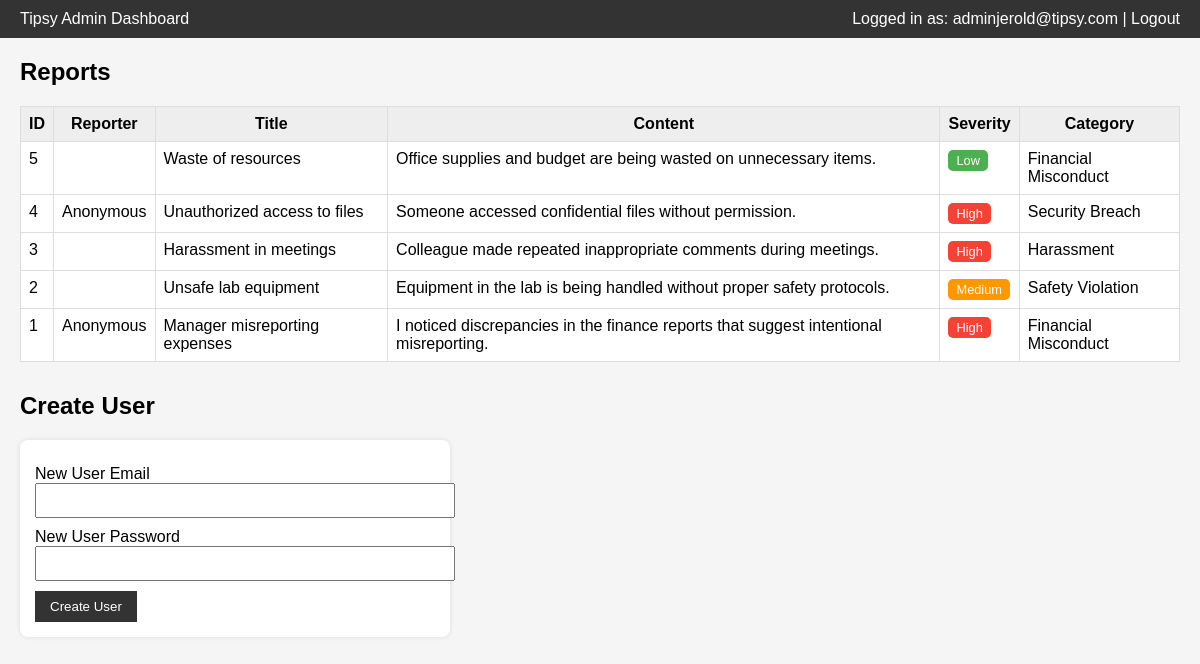
/Hackathon2/admin_dashboard.php (signed in), run on the app's committed database.
### tables this page shows
CREATE TABLE report (
    report_id INT AUTO_INCREMENT PRIMARY KEY,
    user_id INT,                       
    title VARCHAR(255) NOT NULL,
    content TEXT NOT NULL,
    severity VARCHAR(20),              
    category VARCHAR(50),              
    FOREIGN KEY (user_id) REFERENCES user(user_id) ON DELETE SET NULL
);

### Hackathon2/admin_dashboard.php (the view, shortened to what this page needs)
<?php
require 'db.php';
$sql = "
    SELECT r.report_id, r.title, r.content, r.severity, r.category,
           r.user_id, u.user_email
    FROM report r
    LEFT JOIN user u ON r.user_id = u.user_id
    ORDER BY r.report_id DESC
";
$result = $conn->query($sql);
?>
<!DOCTYPE html>
<html>
<head>
</head>
<body>
<div class="topbar">
    <div>Tipsy Admin Dashboard</div>
    <div>
        Logged in as: <?= htmlspecialchars($_SESSION['admin_email']) ?> |
        <a href="logout.php" class="logout">Logout</a>
    </div>
</div>
<div class="container">
    <h2>Reports</h2>
    <table>
        <tr>
            <th>ID</th>
            <th>Reporter</th>
            <th>Title</th>
            <th>Content</th>
            <th>Severity</th>
            <th>Category</th>
        </tr>
        <?php while ($row = $result->fetch_assoc()): ?>
            <?php
                $sev = strtolower($row['severity'] ?? '');
                $sev_class = $sev === 'high' ? 'high' : ($sev === 'medium' ? 'medium' : 'low');
            ?>
            <tr>
                <td><?= $row['report_id'] ?></td>
                <td><?= $row['user_id'] ? htmlspecialchars($row['user_email']) : 'Anonymous' ?></td>
                <td><?= htmlspecialchars($row['title']) ?></td>
                <td><?= nl2br(htmlspecialchars($row['content'])) ?></td>
                <td>
                    <?php if ($row['severity']): ?>
                        <span class="badge <?= $sev_class ?>"><?= htmlspecialchars($row['severity']) ?></span>
                    <?php else: ?>
                        <span>-</span>
                    <?php endif; ?>
                </td>
                <td><?= htmlspecialchars($row['category'] ?? '-') ?></td>
            </tr>
        <?php endwhile; ?>
    </table>
    <h2>Create User</h2>
    <div class="panel">
        <form method="post" action="admin_dashboard.php">
            <label>New User Email</label>
            <input type="email" name="new_email" required>
            <label>New User Password</label>
            <input type="password" name="new_password" required>
            <button type="submit" name="create_user">Create User</button>
        </form>
    </div>
</div>
</body>
</html>

### Hackathon2/admin_dashboard.php (style rules this page uses)
body { font-family: Arial, sans-serif; background: #f5f5f5; margin: 0; }
.topbar { background: #333; color: white; padding: 10px 20px; display: flex; justify-content: space-between; }
.container { padding: 20px; }
h2 { margin-top: 0; }
table { border-collapse: collapse; width: 100%; background: #fff; margin-bottom: 30px; }
th, td { border: 1px solid #ddd; padding: 8px; vertical-align: top; }
th { background: #eee; }
.badge { display: inline-block; padding: 3px 8px; border-radius: 5px; font-size: 0.8em; color: #fff; }
.low { background: #4caf50; }
.medium { background: #ff9800; }
.high { background: #f44336; }
.panel { background: #fff; padding: 15px; border-radius: 8px; box-shadow: 0 0 5px rgba(0,0,0,0.10); max-width: 400px; }
label { display:block; margin-top:10px; }
input[type="email"], input[type="password"] { width: 100%; padding: 8px; }
button { margin-top: 10px; padding: 8px 15px; border: none; background: #333; color: white; cursor: pointer; }
a.logout { color: #fff; text-decoration: none; }

### data on the page
report: report_id "5", title "Waste of resources", content "Office supplies and budget are being wasted on unnecessary items.", severity "Low", category "Financial Misconduct"
report: report_id "4", shows "Anonymous", title "Unauthorized access to files", content "Someone accessed confidential files without permission.", severity "High", category "Security Breach"
report: report_id "3", title "Harassment in meetings", content "Colleague made repeated inappropriate comments during meetings.", severity "High", category "Harassment"
report: report_id "2", title "Unsafe lab equipment", content "Equipment in the lab is being handled without proper safety protocols.", severity "Medium", category "Safety Violation"
report: report_id "1", shows "Anonymous", title "Manager misreporting expenses", content "I noticed discrepancies in the finance reports that suggest intentional misreporting.", severity "High", category "Financial Misconduct"

### other printed values
$_SESSION['admin_email'] "adminjerold@tipsy.com"
